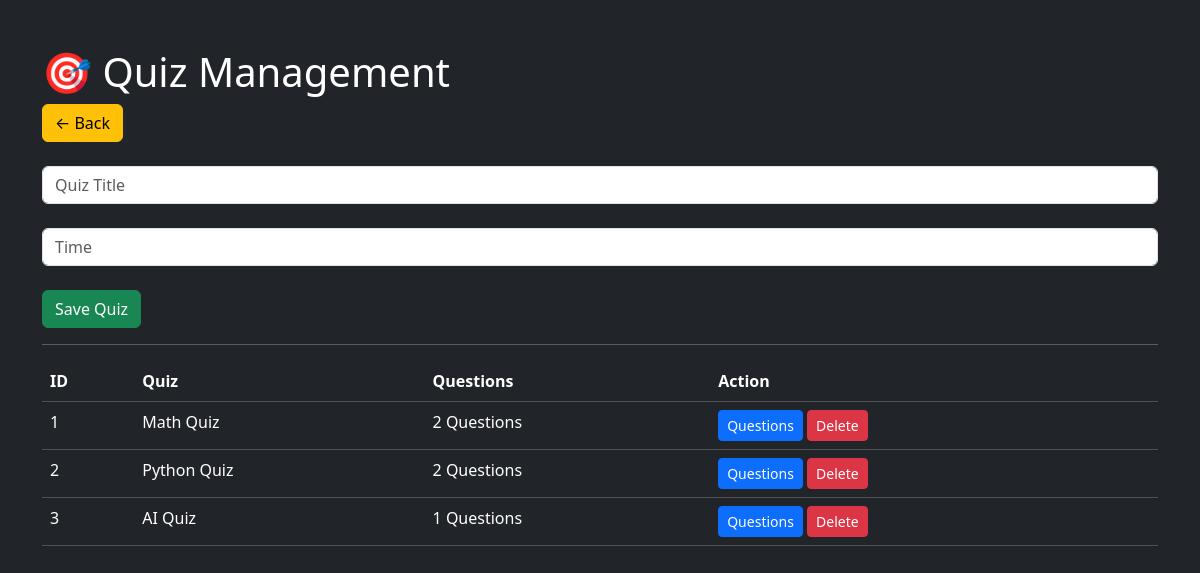
Screenshot of /admin/quiz_management.php with the database file from the repository.
### tables this page shows
CREATE TABLE quizzes(

id INT AUTO_INCREMENT PRIMARY KEY,

title VARCHAR(100),

time_limit INT

);

### admin/quiz_management.php (the view, shortened to what this page needs)
<?php require '../config/database.php'; ?>
<!DOCTYPE html>
<html>
<head>
<link href="https://cdn.jsdelivr.net/npm/bootstrap@5.3.7/dist/css/bootstrap.min.css" rel="stylesheet">
</head>
<body class="bg-dark text-white">
<div class="container mt-5">
<h1>
🎯 Quiz Management
</h1>
<a
href="dashboard.php"
class="btn btn-warning">
← Back
</a>
<br><br>
<form method="POST">
<input
name="title"
class="form-control"
placeholder="Quiz Title">
<br>
<input
name="time"
class="form-control"
placeholder="Time">
<br>
<button
name="saveQuiz"
class="btn btn-success">
Save Quiz
</button>
</form>
<hr>
<table class="table table-dark">
<tr>
<th>ID</th>
<th>Quiz</th>
<th>Questions</th>
<th>Action</th>
</tr>
<?php
$data=
$conn->query(
"SELECT * FROM quizzes"
);
while(
$row=
$data->fetch_assoc()
){
$count=
$conn->query(
"SELECT COUNT(*) total
FROM questions
WHERE quiz_id='".$row['id']."'"
)
->fetch_assoc();
?>
<tr>
<td>
<?= $row['id'] ?>
</td>
<td>
<?= $row['title'] ?>
</td>
<td>
<?= $count['total'] ?>
Questions
</td>
<td>
<a
href="question_management.php?quiz=<?= $row['id'] ?>"
class="btn btn-primary btn-sm">
Questions
</a>
<a
href="?delete=<?= $row['id'] ?>"
class="btn btn-danger btn-sm">
Delete
</a>
</td>
</tr>
<?php } ?>
</table>
</div>
</body>
</html>

### rows the page displays
quizzes: id "1", title "Math Quiz", total "2"
quizzes: id "2", title "Python Quiz", total "2"
quizzes: id "3", title "AI Quiz", total "1"
